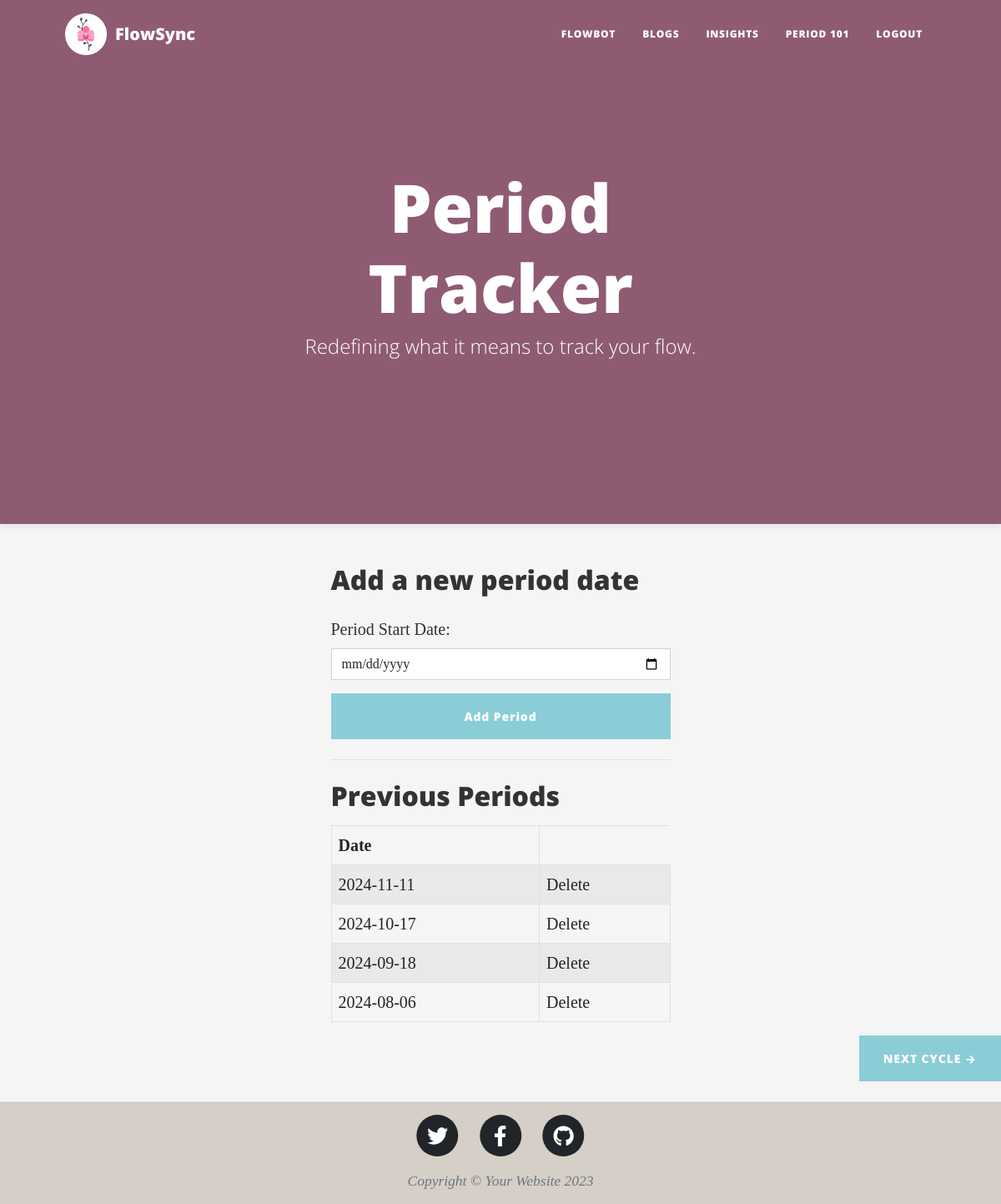
Before: /index (signed in) with the older database file.
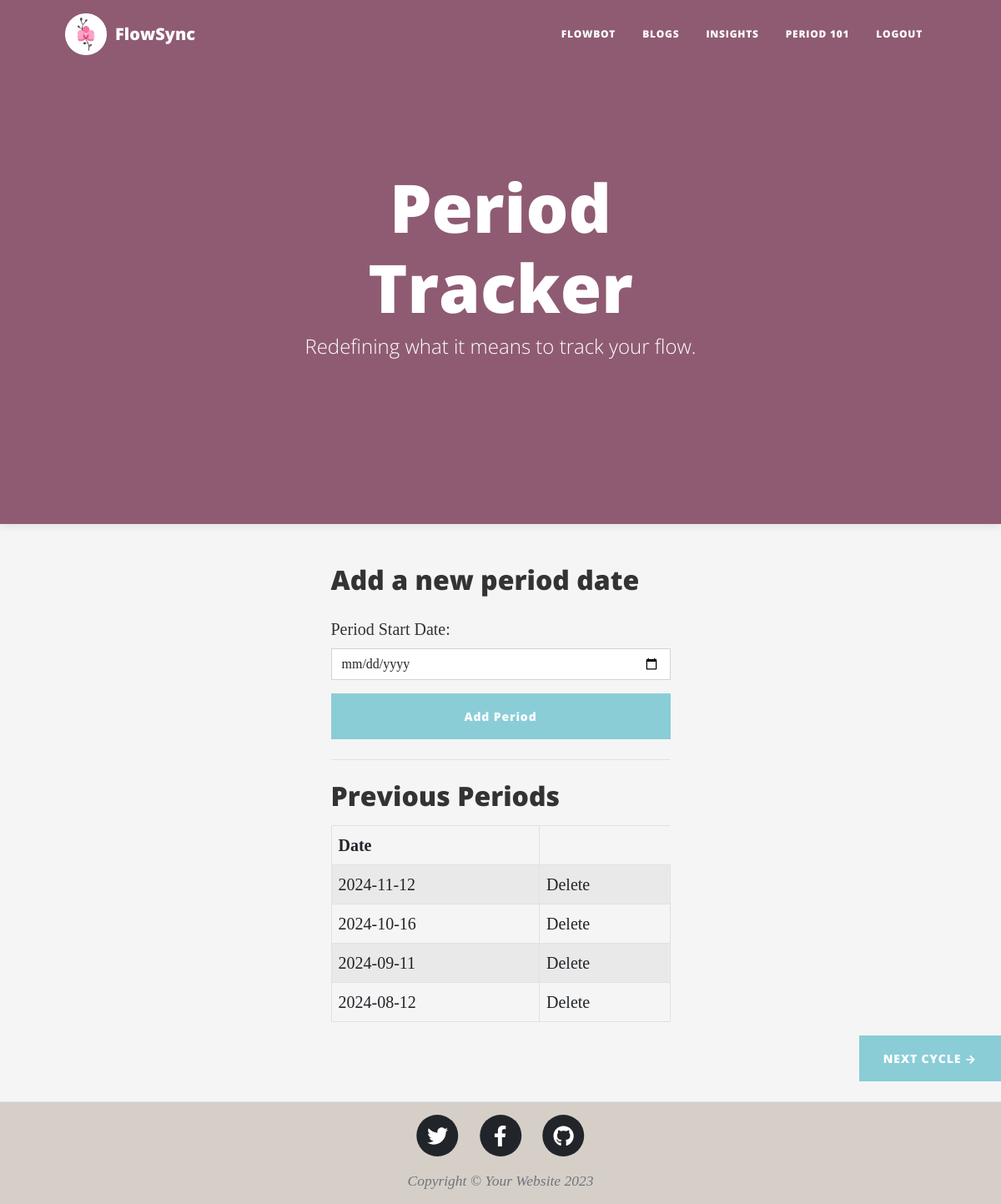
After: the same page with the newer database file.
### main.py (models this page shows, shortened)
class Period(db.Model):
    id = db.Column(db.Integer, primary_key=True)
    user_id=db.Column(db.Integer,nullable=False)
    period_date = db.Column(db.DateTime, nullable=False)

### main.py (the view)
@app.route('/index', methods=['GET', 'POST'])
@login_required
def index():
    periods = Period.query.order_by(Period.period_date.desc()).all()
    return render_template('index.html', periods=periods,id = current_user_id)

### main.py (called while the page is built)
@login_manager.user_loader
def load_user(user_id):
    return User.query.get(int(user_id))

### templates/index.html (shortened to what this page needs)
{% include "header.html" %}
<header class="masthead" style = "background-color:rgb(255, 147, 189)">
    <div class="container position-relative px-4 px-lg-5">
        <div class="row gx-4 gx-lg-5 justify-content-center">
            <div class="col-md-10 col-lg-8 col-xl-7">
                <div class="site-heading">
                    <h1>Period Tracker</h1>
                    <span class="subheading">Redefining what it means to track your flow.</span>
                </div>
            </div>
        </div>
    </div>
</header>
<body>
    <div class="container px-4 px-lg-5">
        <div class="row gx-4 gx-lg-5 justify-content-center">
            <div class="col-md-8 col-lg-6 col-xl-5">
                <h2 class="mb-4">Add a new period date</h2>
                <form action="/add" method="POST">
                    <div class="form-group mb-3">
                        <label for="period_date" class="form-label">Period Start Date:</label>
                        <input type="date" id="period_date" name="period_date" class="form-control" required>
                    </div>
                    <button type="submit" class="btn btn-primary w-100">Add Period</button>
                </form>
                <hr class="my-4">
                <h2 class="mb-3">Previous Periods</h2>
                {% if periods %}
                    <table class="table table-bordered table-striped">
                        <thead>
                            <tr>
                                <th>Date</th>
                            </tr>
                        </thead>
                        <tbody>
                            {% for period in periods %}
                                {% if period.user_id == id %}
                                    <tr>
                                        <td>{{ period.period_date.strftime('%Y-%m-%d') }}</td>
                                        <td>
                                            <a href="{{ url_for('delete', period_id=period.id) }}">Delete</a>
                                        </td>
                                    </tr>
                                {% endif %}
                            {% endfor %}
                        </tbody>
                    </table>
                {% else %}
                    <p>No periods recorded yet.</p>
                {% endif %}
            </div>
        </div>
    </div>
    <div class="d-flex justify-content-end mb-4">
        <a class="btn btn-primary text-uppercase" href="{{ url_for('next_cycle') }}">Next Cycle →</a>
    </div>
</body>
{% include "footer.html" %}

### templates/header.html (shortened to what this page needs)
<!DOCTYPE html>
<html lang="en">
    <head>
        <link href="{{ url_for('static', filename='css/styles.css') }}" rel="stylesheet" />
    </head>
    <body>
        <nav class="navbar navbar-expand-lg navbar-light" id="mainNav">
            <div class="container px-4 px-lg-5">
                <div class="header-title">
                    <img src="{{url_for('static',filename = 'assets/img/logo.png')}}" alt="Logo" width="50" height="50">
                </div>
                <a class="navbar-brand" href="{{ url_for('index') }}">FlowSync</a>
                <div class="collapse navbar-collapse" id="navbarResponsive">
                    <ul class="navbar-nav ms-auto py-4 py-lg-0">
                        <li class="nav-item"><a class="nav-link px-lg-3 py-3 py-lg-4" href="{{ url_for('chatbot') }}">FlowBot</a></li>
                        <li class="nav-item"><a class="nav-link px-lg-3 py-3 py-lg-4" href="{{ url_for('blog') }}">Blogs</a></li>
                        <li class="nav-item"><a class="nav-link px-lg-3 py-3 py-lg-4" href="{{ url_for('insights') }}">Insights</a></li>
                        <li class="nav-item"><a class="nav-link px-lg-3 py-3 py-lg-4" href="{{ url_for('beginners') }}">Period 101</a></li>
                        <li class="nav-item"><a class="nav-link px-lg-3 py-3 py-lg-4" href="{{ url_for('logout') }}">Logout</a></li>
                    </ul>
                </div>
            </div>
        </nav>

### templates/footer.html (shortened to what this page needs)
        <footer class="border-top">
            <div class="container px-4 px-lg-5">
                <div class="row gx-4 gx-lg-5 justify-content-center">
                    <div class="col-md-10 col-lg-8 col-xl-7">
                        <ul class="list-inline text-center">
                            <li class="list-inline-item">
                                <a href="#!">
                                    <span class="fa-stack fa-lg">
                                        <i class="fas fa-circle fa-stack-2x"></i>
                                        <i class="fab fa-twitter fa-stack-1x fa-inverse"></i>
                                    </span>
                                </a>
                            </li>
                            <li class="list-inline-item">
                                <a href="#!">
                                    <span class="fa-stack fa-lg">
                                        <i class="fas fa-circle fa-stack-2x"></i>
                                        <i class="fab fa-facebook-f fa-stack-1x fa-inverse"></i>
                                    </span>
                                </a>
                            </li>
                            <li class="list-inline-item">
                                <a href="#!">
                                    <span class="fa-stack fa-lg">
                                        <i class="fas fa-circle fa-stack-2x"></i>
                                        <i class="fab fa-github fa-stack-1x fa-inverse"></i>
                                    </span>
                                </a>
                            </li>
                        </ul>
                        <div class="small text-center text-muted fst-italic">Copyright &copy; Your Website 2023</div>
                    </div>
                </div>
            </div>
        </footer>
    </body>
</html>

Changed rows visible on the page:
changed Period (number 1 of 4 on the later page): period_date "2024-10-17" → "2024-11-12"
changed Period (number 2 of 4 on the later page): period_date "2024-09-18" → "2024-10-16"
changed Period (number 3 of 4 on the later page): period_date "2024-08-06" → "2024-09-11"
changed Period (number 4 of 4 on the later page): period_date "2024-11-11" → "2024-08-12"; moves down the list
